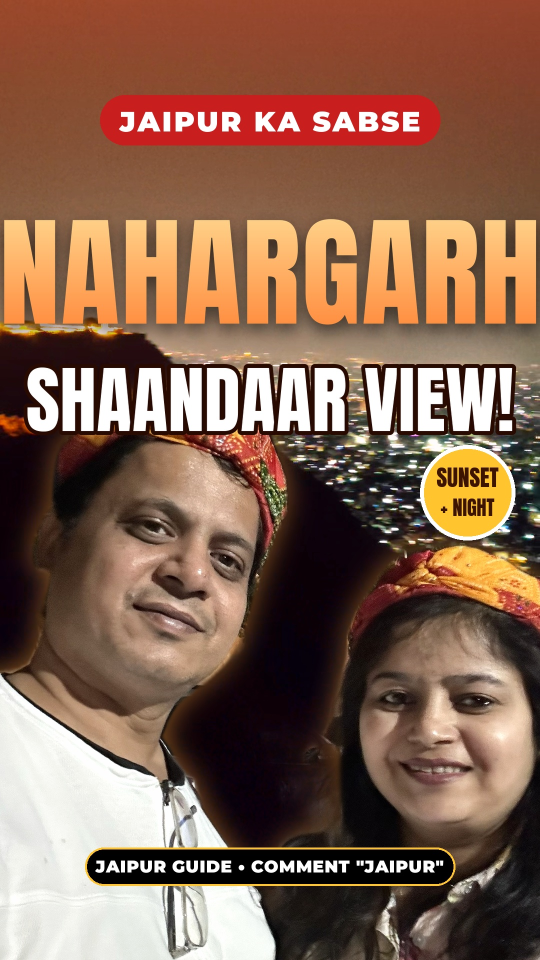
#> input picture reels/nahargarh-fort/Nahargarh_Thumbnail.jpg, 1080 x 1920 px (shown at 1/2 size)
$ python -i prep_n.py   (imports and definitions only)
#> lines starting #> are read from the running program, lines starting #| are printed output that depends on the picture
#> further down, picture is the input picture: PIL image 1080x1920 RGB; mean R, G, B 134.7, 100.6, 81.2
import sys, numpy as np, onnxruntime as ort
from PIL import Image, ImageOps, ImageFilter
U='/root/.claude/uploads/30a7b273-6306-55c3-bec0-ca5f0409b214/'
S=sys.argv[1]
names0={'8812':'23564187','8803':'d3602f35','8805':'1b753d16','8808':'1c0b0416','8806':'cb340e4d','8816':'f532dbb8','8836':'52227463','8855':'1380de7c','8854':'416ab4fa','8875':'6d8dc3b6','8884':'88d8fd41','8886':'869bc56d'}
names={'8997':'7e323dbf','8996':'3e1951f3','8968':'bdd47ebb','8971':'22e0f3e2','8954':'8da7a23a','8951':'5facaa7a'}
# [1 line that did not run here, left out]
def seg(im):
    w,h=im.size
#> w = 1080; h = 1920
    x=np.asarray(im.convert('RGB').resize((320,320),Image.LANCZOS)).astype(np.float32)/255.
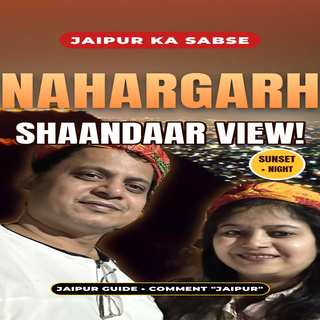
#> x: shape (320, 320, 3) float32; mean R, G, B 0.527, 0.394, 0.318
    x=(x-[0.485,0.456,0.406])/[0.229,0.224,0.225]
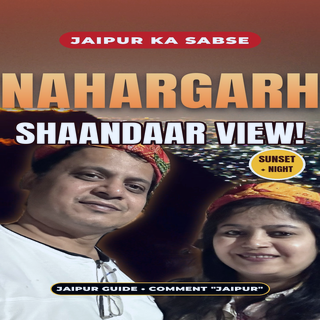
#> x: shape (320, 320, 3) float64; mean R, G, B 0.185, -0.276, -0.391; drawn with min black and max white
    x=x.transpose(2,0,1)[None].astype(np.float32)
#> (the run stopped early here; a loop or call above may not have finished)

$ run again, on plans/jaipur-guide/assets/img/amer_court.jpg
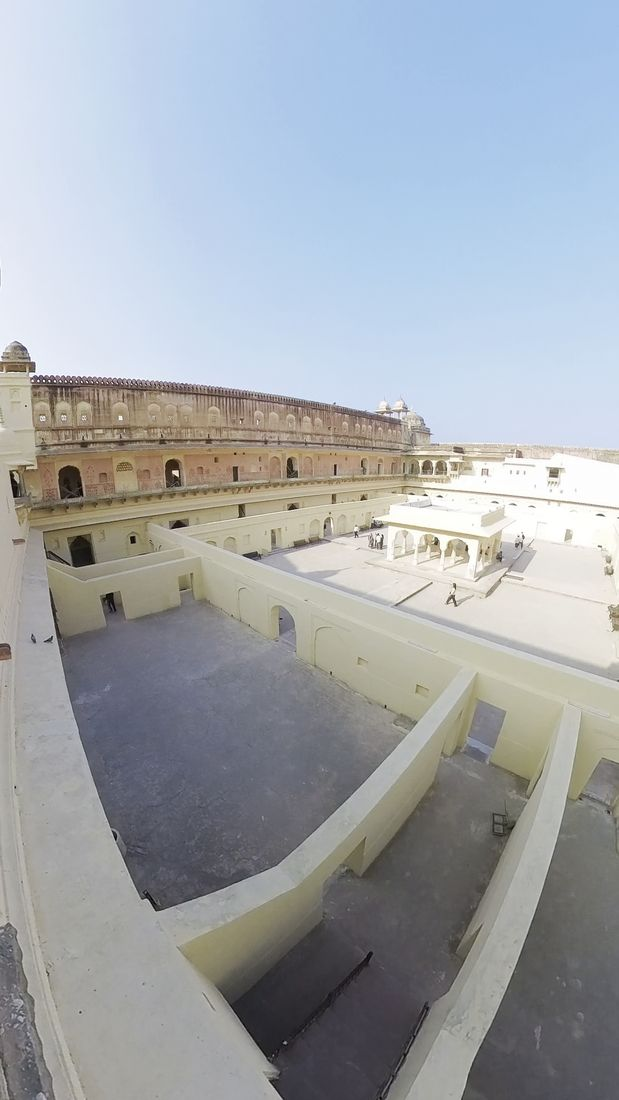
#> input picture plans/jaipur-guide/assets/img/amer_court.jpg, 619 x 1100 px
#> picture is the input picture: PIL image 619x1100 RGB; mean R, G, B 162, 167.2, 173
#> in seg, `x=np.asarray(im.convert('RGB').resize((320,320),Image.LANCZOS)).astype..`:
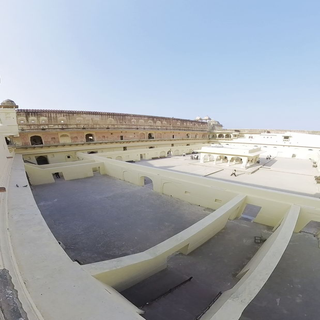
#> x: shape (320, 320, 3) float32; mean R, G, B 0.635, 0.656, 0.678
#> in seg, `x=(x-[0.485,0.456,0.406])/[0.229,0.224,0.225]`:
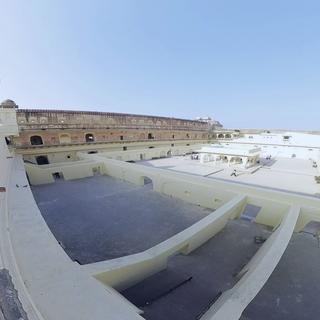
#> x: shape (320, 320, 3) float64; mean R, G, B 0.655, 0.892, 1.21; drawn with min black and max white
